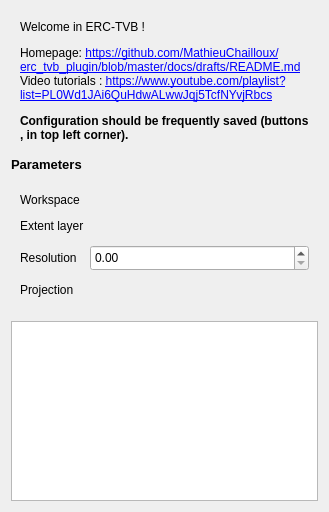
             <widget class="QWidget" name="paramsTab">
              <attribute name="title">
               <string>1 - Parameters</string>
              </attribute>
              <layout class="QVBoxLayout" name="verticalLayout_2">
               <item>
                <widget class="QFrame" name="frame_14">
                 <property name="sizePolicy">
                  <sizepolicy hsizetype="Preferred" vsizetype="Expanding">
                   <horstretch>0</horstretch>
                   <verstretch>0</verstretch>
                  </sizepolicy>
                 </property>
                 <property name="maximumSize">
                  <size>
                   <width>16777213</width>
                   <height>16777213</height>
                  </size>
                 </property>
                 <property name="frameShape">
                  <enum>QFrame::NoFrame</enum>
                 </property>
                 <property name="frameShadow">
                  <enum>QFrame::Raised</enum>
                 </property>
                 <layout class="QGridLayout" name="gridLayout_5">
                  <item row="0" column="0">
                   <widget class="QLabel" name="label_11">
                    <property name="sizePolicy">
                     <sizepolicy hsizetype="Preferred" vsizetype="Expanding">
                      <horstretch>0</horstretch>
                      <verstretch>0</verstretch>
                     </sizepolicy>
                    </property>
                    <property name="text">
                     <string>&lt;html&gt;&lt;head/&gt;&lt;body&gt;&lt;p&gt;Welcome in ERC-TVB !&lt;/p&gt;&lt;p&gt;Homepage: &lt;a href=&quot;https://github.com/MathieuChailloux/ erc_tvb_plugin/blob/master/docs/drafts/README.md&quot;&gt;&lt;span style=&quot; text-decoration: underline; color:#0000ff;&quot;&gt;https://github.com/MathieuChailloux/ erc_tvb_plugin/blob/master/docs/drafts/README.md&lt;/span&gt;&lt;/a&gt;&lt;br/&gt;Video tutorials : &lt;a href=&quot;https://www.youtube.com/playlist?list=PLh9oFe6PuPCXgsR9DAxP9uyhp9BEu8X3c&quot;&gt;&lt;span style=&quot; text-decoration: underline; color:#0000ff;&quot;&gt;https://www.youtube.com/playlist?list=PL0Wd1JAi6QuHdwALwwJqj5TcfNYvjRbcs&lt;/span&gt;&lt;/a&gt;&lt;/p&gt;&lt;p&gt;&lt;span style=&quot; font-weight:600;&quot;&gt;Configuration should be frequently saved (buttons &lt;/span&gt;&lt;img src=&quot;:/plugins/BioDispersal/icons/mActionFileSaveAs.svg&quot;/&gt;&lt;span style=&quot; font-weight:600;&quot;&gt;, &lt;/span&gt;&lt;img src=&quot;:/plugins/BioDispersal/icons/mActionFileSave.svg&quot;/&gt;&lt;span style=&quot; font-weight:600;&quot;&gt; in top left corner).&lt;/span&gt;&lt;/p&gt;&lt;/body&gt;&lt;/html&gt;</string>
                    </property>
                    <property name="wordWrap">
                     <bool>true</bool>
                    </property>
                   </widget>
                  </item>
                 </layout>
                </widget>
               </item>
               <item>
                <widget class="QLabel" name="paramlabel">
                 <property name="sizePolicy">
                  <sizepolicy hsizetype="Fixed" vsizetype="Fixed">
                   <horstretch>0</horstretch>
                   <verstretch>0</verstretch>
                  </sizepolicy>
                 </property>
                 <property name="font">
                  <font>
                   <pointsize>10</pointsize>
                   <weight>75</weight>
                   <bold>true</bold>
                  </font>
                 </property>
                 <property name="text">
                  <string>Parameters</string>
                 </property>
                </widget>
               </item>
               <item>
                <widget class="QFrame" name="frame_12">
                 <property name="sizePolicy">
                  <sizepolicy hsizetype="Expanding" vsizetype="Fixed">
                   <horstretch>0</horstretch>
                   <verstretch>0</verstretch>
                  </sizepolicy>
                 </property>
                 <property name="minimumSize">
                  <size>
                   <width>0</width>
                   <height>137</height>
                  </size>
                 </property>
                 <property name="frameShape">
                  <enum>QFrame::NoFrame</enum>
                 </property>
                 <property name="frameShadow">
                  <enum>QFrame::Raised</enum>
                 </property>
                 <layout class="QGridLayout" name="gridLayout">
                  <item row="0" column="0">
                   <widget class="QLabel" name="label_44">
                    <property name="sizePolicy">
                     <sizepolicy hsizetype="Fixed" vsizetype="Fixed">
                      <horstretch>0</horstretch>
                      <verstretch>0</verstretch>
                     </sizepolicy>
                    </property>
                    <property name="text">
                     <string>Workspace</string>
                    </property>
                   </widget>
                  </item>
                  <item row="0" column="1">
                   <widget class="QgsFileWidget" name="workspace">
                    <property name="sizePolicy">
                     <sizepolicy hsizetype="Expanding" vsizetype="Fixed">
                      <horstretch>0</horstretch>
                      <verstretch>0</verstretch>
                     </sizepolicy>
                    </property>
                   </widget>
                  </item>
                  <item row="1" column="0">
                   <widget class="QLabel" name="label_45">
                    <property name="sizePolicy">
                     <sizepolicy hsizetype="Fixed" vsizetype="Fixed">
                      <horstretch>0</horstretch>
                      <verstretch>0</verstretch>
                     </sizepolicy>
                    </property>
                    <property name="text">
                     <string>Extent layer</string>
                    </property>
                   </widget>
                  </item>
                  <item row="1" column="1">
                   <widget class="QgsFileWidget" name="extentLayer">
                    <property name="sizePolicy">
                     <sizepolicy hsizetype="Expanding" vsizetype="Fixed">
                      <horstretch>0</horstretch>
                      <verstretch>0</verstretch>
                     </sizepolicy>
                    </property>
                   </widget>
                  </item>
                  <item row="2" column="0">
                   <widget class="QLabel" name="label_46">
                    <property name="sizePolicy">
                     <sizepolicy hsizetype="Fixed" vsizetype="Fixed">
                      <horstretch>0</horstretch>
                      <verstretch>0</verstretch>
                     </sizepolicy>
                    </property>
                    <property name="text">
                     <string>Resolution</string>
                    </property>
                   </widget>
                  </item>
                  <item row="2" column="1">
                   <widget class="QgsDoubleSpinBox" name="rasterResolution">
                    <property name="sizePolicy">
                     <sizepolicy hsizetype="Expanding" vsizetype="Fixed">
                      <horstretch>0</horstretch>
                      <verstretch>0</verstretch>
                     </sizepolicy>
                    </property>
                    <property name="minimumSize">
                     <size>
                      <width>77</width>
                      <height>26</height>
                     </size>
                    </property>
                    <property name="maximum">
                     <double>999999.000000000000000</double>
                    </property>
                    <property name="clearValue">
                     <bool>false</bool>
                    </property>
                   </widget>
                  </item>
                  <item row="3" column="0">
                   <widget class="QLabel" name="label_47">
                    <property name="sizePolicy">
                     <sizepolicy hsizetype="Fixed" vsizetype="Fixed">
                      <horstretch>0</horstretch>
                      <verstretch>0</verstretch>
                     </sizepolicy>
                    </property>
                    <property name="text">
                     <string>Projection</string>
                    </property>
                   </widget>
                  </item>
                  <item row="3" column="1">
                   <widget class="QgsProjectionSelectionWidget" name="paramsCrs">
                    <property name="sizePolicy">
                     <sizepolicy hsizetype="Expanding" vsizetype="Fixed">
                      <horstretch>0</horstretch>
                      <verstretch>0</verstretch>
                     </sizepolicy>
                    </property>
                   </widget>
                  </item>
                 </layout>
                </widget>
               </item>
               <item>
                <widget class="QTableView" name="paramsView">
                 <property name="enabled">
                  <bool>true</bool>
                 </property>
                 <property name="sizePolicy">
                  <sizepolicy hsizetype="Expanding" vsizetype="Fixed">
                   <horstretch>0</horstretch>
                   <verstretch>0</verstretch>
                  </sizepolicy>
                 </property>
                 <property name="minimumSize">
                  <size>
                   <width>0</width>
                   <height>180</height>
                  </size>
                 </property>
                 <property name="maximumSize">
                  <size>
                   <width>16777215</width>
                   <height>180</height>
                  </size>
                 </property>
                 <property name="editTriggers">
                  <set>QAbstractItemView::NoEditTriggers</set>
                 </property>
                 <property name="dragEnabled">
                  <bool>false</bool>
                 </property>
                 <property name="alternatingRowColors">
                  <bool>false</bool>
                 </property>
                 <property name="selectionBehavior">
                  <enum>QAbstractItemView::SelectItems</enum>
                 </property>
                 <property name="sortingEnabled">
                  <bool>false</bool>
                 </property>
                </widget>
               </item>
               <item>
                <spacer name="verticalSpacer">
                 <property name="orientation">
                  <enum>Qt::Vertical</enum>
                 </property>
                 <property name="sizeType">
                  <enum>QSizePolicy::Expanding</enum>
                 </property>
                 <property name="sizeHint" stdset="0">
                  <size>
                   <width>20</width>
                   <height>0</height>
                  </size>
                 </property>
                </spacer>
               </item>
              </layout>
             </widget>
